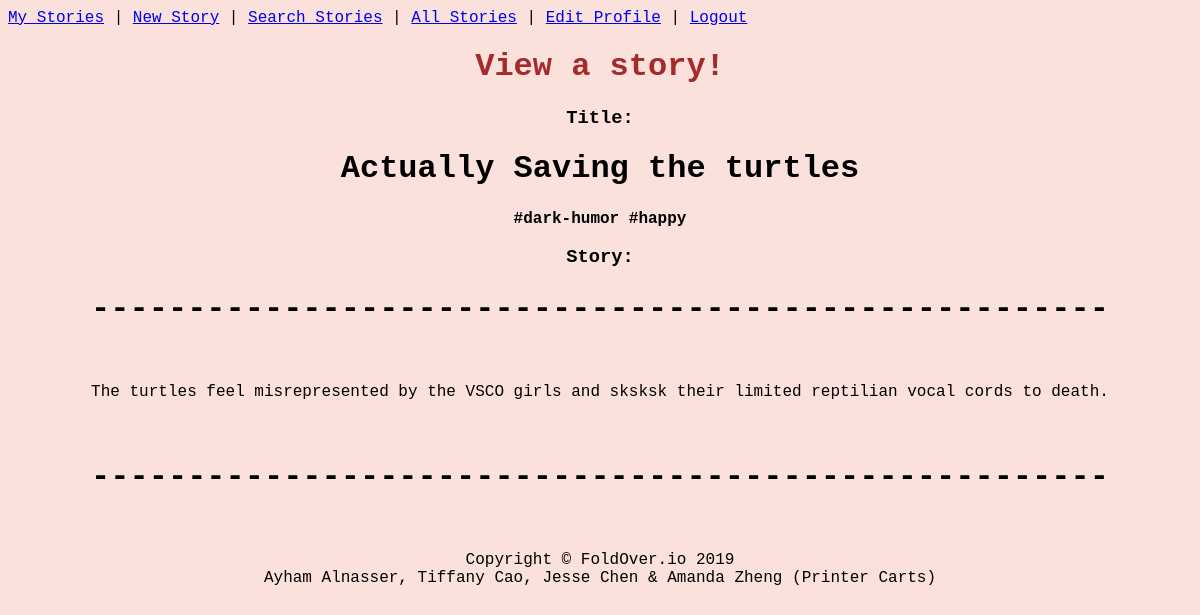
Before: /fullstory?value=Actually Saving the turtles (signed in) with the older database file.
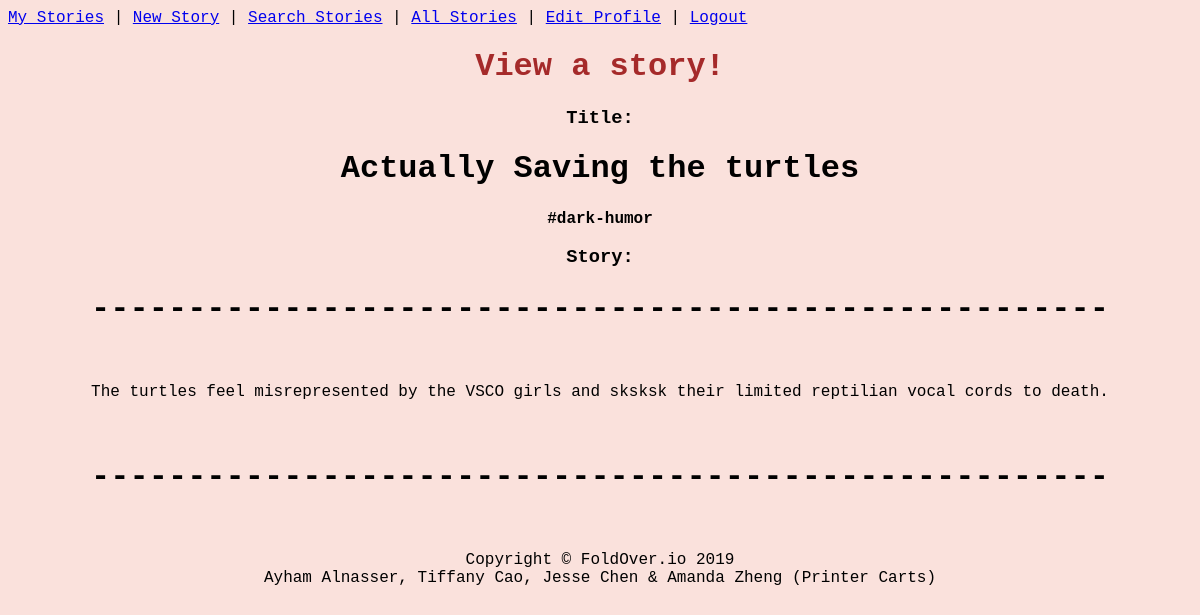
After: the same page with the newer database file.
### tables this page shows
CREATE TABLE edits (story_title TEXT, time_stamp BLOB, last_editor TEXT, tags TEXT, story TEXT);

### app.py (the view)
@app.route("/fullstory")  # view full story after clinking on story link
def full():
    request.environ.get('HTTP_X_REAL_IP', request.remote_addr)  # remove from queue
    ip = request.environ["REMOTE_ADDR"]
    if ip in waitlist:
        waitlist.remove(ip)
    db = sqlite3.connect(DB_FILE)
    c = db.cursor()
    if session.get('user') is None:  # only give access to this page if there's a user
        return redirect(url_for("start"))
    else:
        command = "SELECT story FROM edits WHERE " \
                  "story_title = \""+request.args.get('value')+"\";"  # display requested story
        c.execute(command)
        title = request.args.get('value')
        all_edits = c.fetchall()
        try:
            all_edits = str(all_edits[0])[2:-3]
        except IndexError:
            return render_template("deleted.html")
        command = "SELECT tags FROM edits WHERE story_title=" + "\"" + request.args.get('value') + "\";"
        c.execute(command)
        tags = c.fetchall()
        count=0
        tag_coll=[]
        while count<len(tags[0]):
            if tags[0][count] != None:
                tag_coll.append(str(tags[0][count]))
            count+=1
        if len(tag_coll)>0:
            tag_coll=tag_coll[0].split(",")
        sorted(tag_coll)
        return render_template("viewstory.html", title=title, entire_story=all_edits, tag_list=tag_coll)

### templates/viewstory.html (shortened to what this page needs)
<!DOCTYPE html>
{% extends 'template.html' %}
		{% block body %}
	</head>
	<body bgcolor = "#FAE1DC">
		<center>
			<font face = "courier new">
				<font color = "#A52A2A">
					<h1> View a story! </h1>
				</font>
			<h3> Title: </h3>
			<h1> {{ title }} </h1>
			<b>
 			{% for tag in tag_list%}
 				{{tag}}
 			{% endfor %}</b>
			<h3> Story: </h3>
			<h1>-----------------------------------------------------</h1>
			<br>
			{{ entire_story | safe | replace("|","")}}
			<br>
			<h1>-----------------------------------------------------</h1>
			{% endblock %}

### templates/template.html (shortened to what this page needs)
<!DOCTYPE html>
<html>
  <head>
  <body>
      {% block header %}
       <font face = "courier new">
        <a href="/mystories">My Stories</a> | <a href="/addstory">New Story</a> | <a href="/search">Search Stories</a> |
         <a href='/allstories'>All Stories</a> | <a href='/updateprofile'>Edit Profile</a> |
           <a href="/logout">Logout</a>
    </font>
      {% endblock %}
      <br>
      {% block body %}{% endblock %}<br />
      {% block footer %}
      <center>
        <font face = "courier new">
          <p>Copyright &copy; FoldOver.io 2019 <br>
          Ayham Alnasser, Tiffany Cao, Jesse Chen & Amanda Zheng (Printer Carts)</p>
        </font>
      {% endblock %}
      </center>
  </body>
</html>

Changed rows visible on the page:
changed edits "Actually Saving the turtles": tags "#dark-humor #happy" → "#dark-humor"
